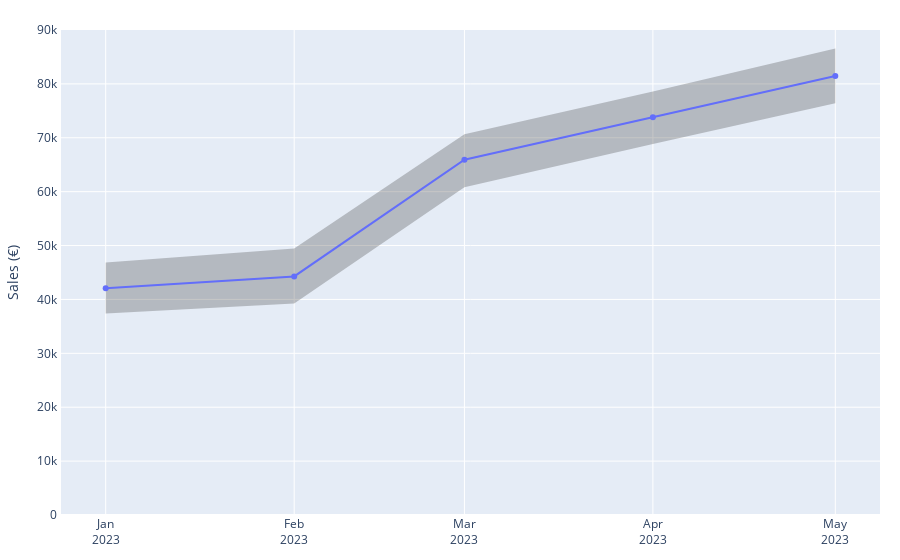

Notebook code cell kept with this figure:
### Code cell
fig = plot_sales_forecast(forecast)
fig

### Figure 1 — Plotly figure (JSON) as saved in the notebook; plotly's stock layout.template omitted (floating-point values rounded to 4 significant figures)
{"data": [{"hovertemplate": "Month = %{x|%b %Y}<br>Sales = €%{y:.2s}", "line": {"width": 0}, "marker": {"color": "#444"}, "mode": "lines", "name": "Upper Bound", "showlegend": false, "type": "scatter", "x": ["2023-01-01T00:00:00", "2023-02-01T00:00:00", "2023-03-01T00:00:00", "2023-04-01T00:00:00", "2023-05-01T00:00:00"], "y": [46870.0, 49430.0, 70650.0, 78590.0, 86550.0]}, {"fill": "tonexty", "fillcolor": "rgba(68, 68, 68, 0.3)", "hovertemplate": "Month = %{x|%b %Y}<br>Sales = €%{y:.2s}", "line": {"width": 0}, "marker": {"color": "#444"}, "mode": "lines", "name": "Lower Bound", "showlegend": false, "type": "scatter", "x": ["2023-01-01T00:00:00", "2023-02-01T00:00:00", "2023-03-01T00:00:00", "2023-04-01T00:00:00", "2023-05-01T00:00:00"], "y": [37380.0, 39270.0, 60830.0, 68830.0, 76410.0]}, {"hovertemplate": "Month = %{x|%b %Y}<br>Sales = €%{y:.2s}", "line": {"color": "#636efa"}, "mode": "lines+markers", "name": "Prediction", "showlegend": false, "type": "scatter", "x": ["2023-01-01T00:00:00", "2023-02-01T00:00:00", "2023-03-01T00:00:00", "2023-04-01T00:00:00", "2023-05-01T00:00:00"], "y": [42090.0, 44280.0, 65940.0, 73800.0, 81460.0]}], "layout": {"margin": {"b": 20, "l": 20, "r": 20, "t": 30}, "xaxis": {"tickformat": "%b\n%Y", "tickmode": "array", "tickvals": ["2023-01-01T00:00:00.000000000", "2023-02-01T00:00:00.000000000", "2023-03-01T00:00:00.000000000", "2023-04-01T00:00:00.000000000", "2023-05-01T00:00:00.000000000"]}, "yaxis": {"range": [0, 90000], "showgrid": true, "showticklabels": true, "ticksuffix": " ", "title": {"text": "Sales (€)"}}}}
